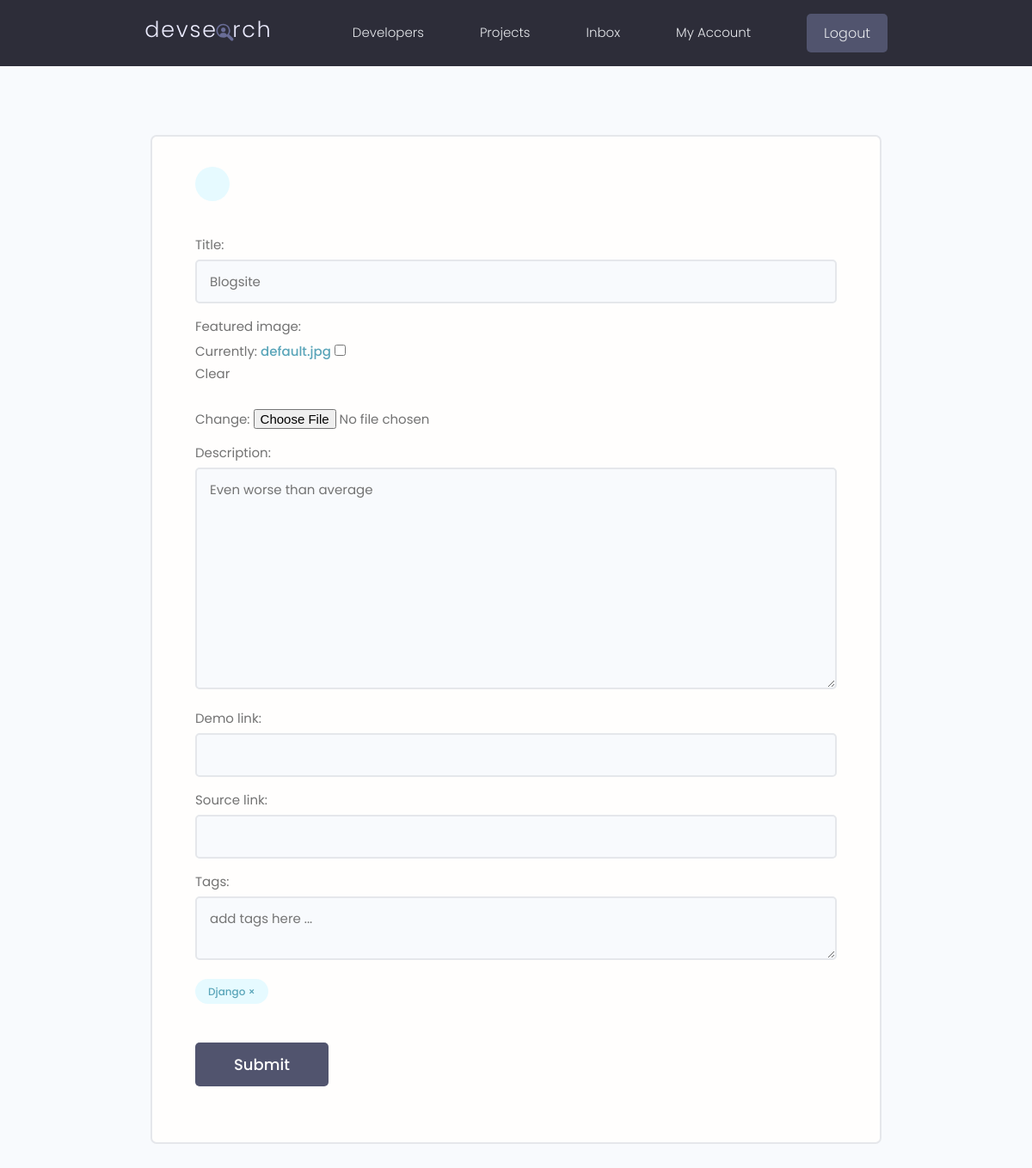
The page /projects/update-project/13358e1d-53bd-4323-b3ea-017c10fdd52f/ (signed in) on the database as committed earlier.
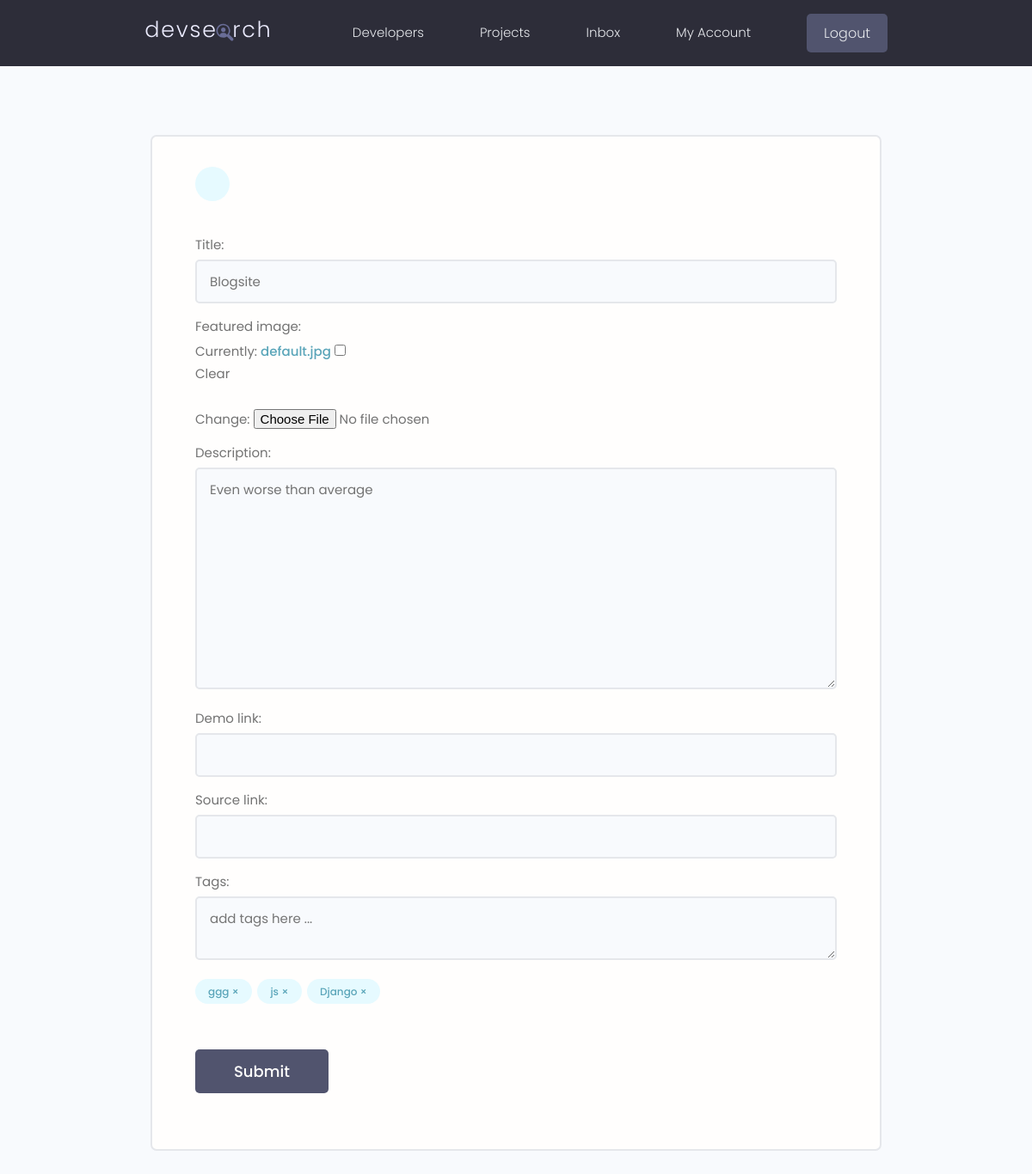
The same page on the database as committed later.
### projects/models.py (models this page shows, shortened)
class Project(models.Model):
    owner = models.ForeignKey(Profile, null=True, blank=True, on_delete=models.CASCADE)
    title = models.CharField(max_length=200)
    description = models.TextField(null=True, blank=True)
    featured_image = models.ImageField(null=True, blank=True, default="default.jpg")
    demo_link = models.CharField(max_length=2000, null=True, blank=True)
    source_link = models.CharField(max_length=2000, null=True, blank=True)
    tags = models.ManyToManyField('Tag', blank=True)
    vote_total = models.IntegerField(default=0, null=True, blank=True)
    vote_ratio = models.IntegerField(default=0, null=True, blank=True)
    created = models.DateTimeField(auto_now_add=True)
    id = models.UUIDField(default=uuid.uuid4, unique=True, primary_key=True, editable=False)
    class Meta:
        ordering = ['-vote_ratio', '-vote_total', 'title']

class Tag(models.Model):
    name = models.CharField(max_length=200)
    created = models.DateTimeField(auto_now_add=True)
    id = models.UUIDField(default=uuid.uuid4, unique=True, primary_key=True, editable=False)

### projects/views.py (the view, shortened to what this page needs)
# urls.py: path('update-project/<str:pk>/', views.updateProject, name="update-project"),
@login_required(login_url='login')
def updateProject(request, pk):
    profile = request.user.profile
    project = profile.project_set.get(id=pk)
    form = ProjectForm(instance = project)
    context = {'form': form, 'project': project}
    return render(request, "projects/project_form.html", context)

### projects/forms.py
class ProjectForm(ModelForm):
    class Meta:
        model = Project
        fields = ['title', 'featured_image', 'description', 'demo_link', 'source_link']
        widgets = {
            'tags': forms.CheckboxSelectMultiple(),
        }
    def __init__(self, *args, **kwargs ):
        super(ProjectForm, self).__init__(*args, **kwargs)
        for name, field in self.fields.items():
            field.widget.attrs.update({'class': 'input'})

### projects/templates/projects/project_form.html (shortened to what this page needs)
{% extends 'main.html' %}
{% block content %}
<main class="formPage my-xl">
    <div class="content-box">
        <div class="formWrapper">
            <a class="backButton" href="{% url 'account' %}"></a>
            <br>
            <form class="form" method="POST" enctype="multipart/form-data">
                {% for field in form %}
                <div class="form__field">
                    <label for="formInput#text">{{field.label}}: </label>
                    {{field}}
                </div>
                {% endfor %}
                <div class="form__field">
                    <label for="formInput#text">Tags: </label>
                    <textarea name="newtags" class="input" placeholder="add tags here ..."></textarea>
                </div>
                <div class="form__field">
                    {% for tag in project.tags.all %}
                        <div class="project-tag tag tag--pill tag--main" data-tag="{{tag.id}}" data-project="{{project.id}}">{{tag.name}} &#215;</div>
                    {% endfor %}
                </div>
                <input class="btn btn--sub btn--lg  my-md" type="submit" value="Submit" />
            </form>
        </div>
    </div>
</main>
{% endblock %}

Rows that differ between the two databases and show on the page:
added Tag: name "ggg"
added Tag: name "js"
